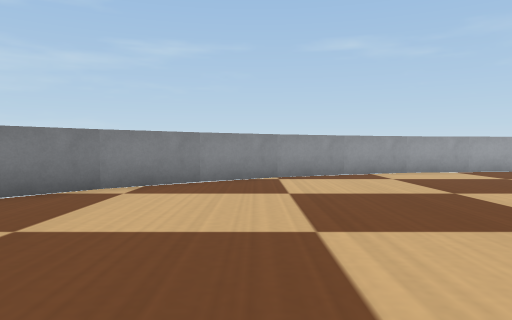
view 1 (above)

16 first-person views from a walk through a robot-simulator world made for Webots. The camera is 0.07 m above the floor, tilts 2° down and sees 70° across. The floor is counted in squares, 0.1 m on a side. Each view is taken from the middle of a square. On the plan, view 1 faces up. The plan holds only what a view shows up to about 11 squares ahead; the rest is blank. Robots are left out. Webots' stock objects and surfaces are drawn as simple stand-ins.

view 2
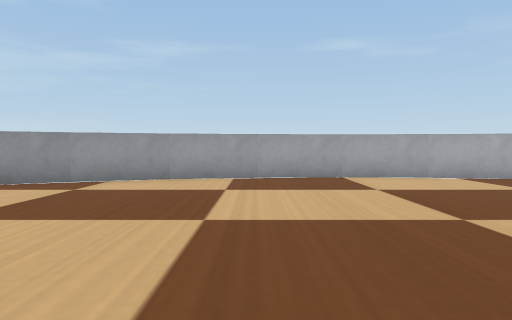

view 3
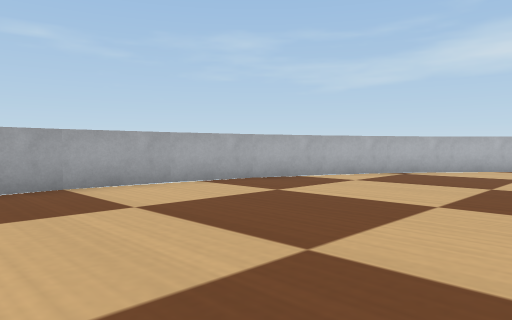

view 4
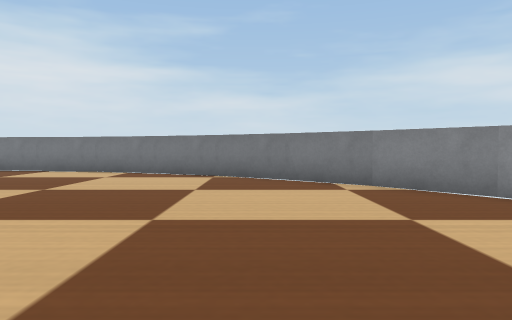

view 5
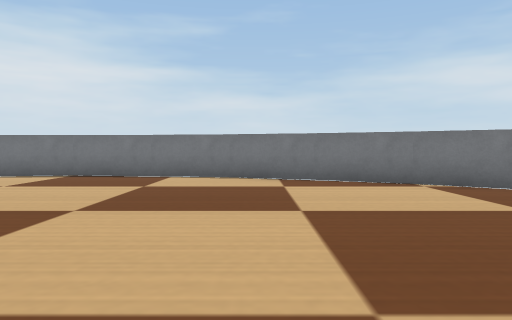

view 6
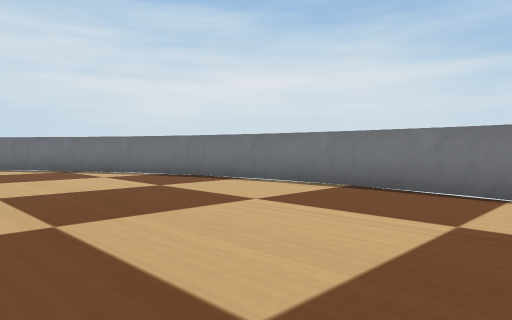

view 7
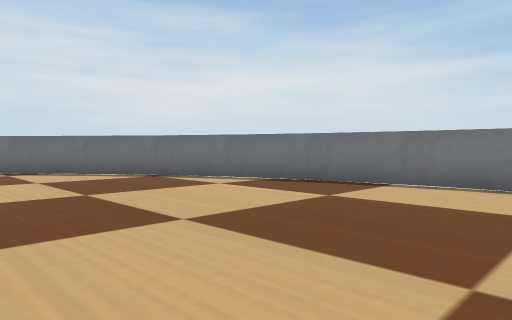

view 8
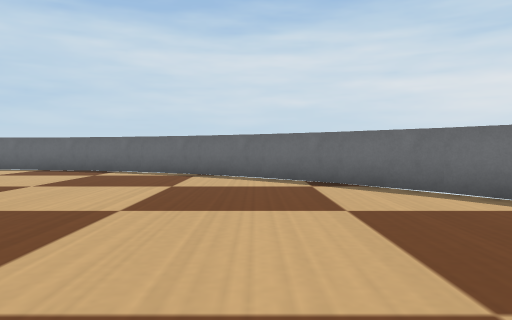

view 9
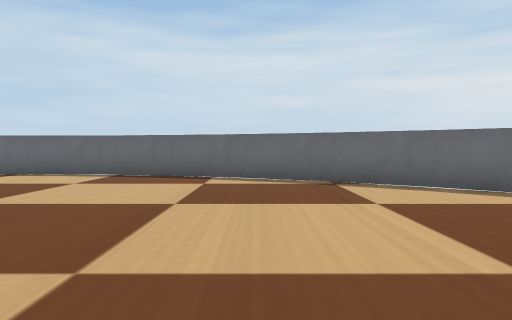

view 10
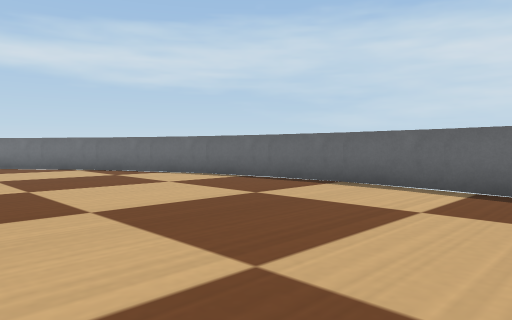

view 11
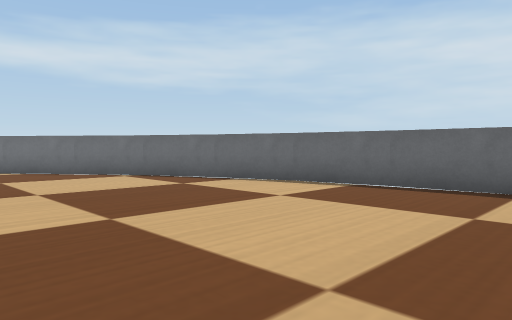

view 12
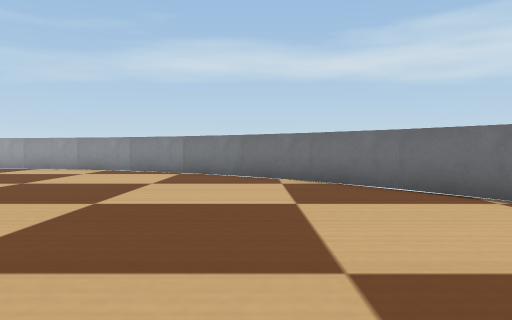

view 13
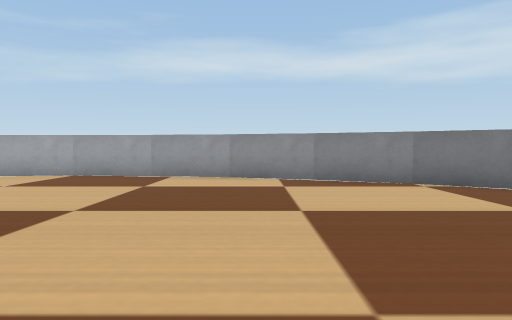

view 14
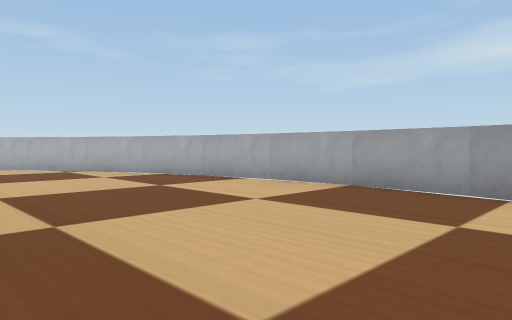

view 15
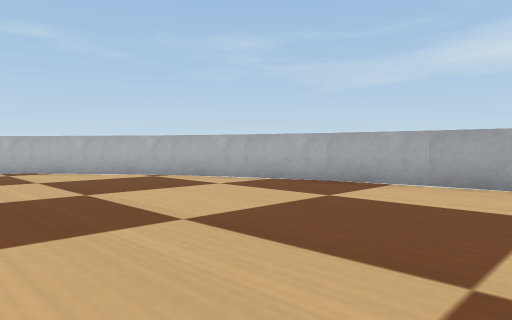

view 16
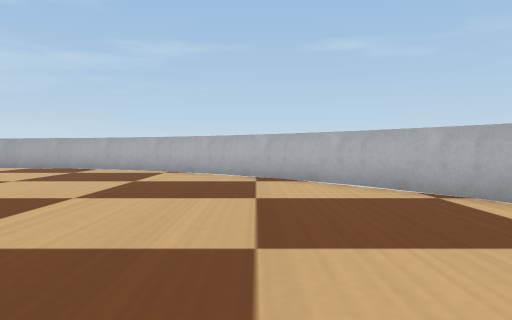

### Floor plan
Points are (right, up) in squares from view 1. A wall is a line through its corners. A room is listed if a view was taken in it or the views show most of it. See-through windows are left out.
Room 1 (views 1, 2, 3, 4, 5, 6, 7, 8, 9, 10, 11, 12, 13, 14, 15, 16)
walls: (8, 10.5) (6, 10.4); (4.2, 10) (2.2, 9.3); (13.8, 9.3) (11.9, 10); (2.4, 9.4) (0.5, 8.5) (-1.2, 7.3); (6.1, 10.4) (4, 10); (10, 10.4) (7.9, 10.5); (15.6, 8.4) (13.7, 9.4); (12, 10) (9.9, 10.4); (-2.6, 6.1) (-3.9, 4.6); (18.7, 6) (17.1, 7.4) (15.5, 8.5); (-1.1, 7.5) (-2.7, 6.1); (21, 2.9) (19.9, 4.7); (-4.9, 3.1) (-5.9, 1.2); (-3.9, 4.7) (-5.1, 2.9); (20, 4.6) (18.6, 6.2); (21.9, 1.2) (21, 3); (22.5, -0.7) (21.8, 1.3); (-5.9, 1.3) (-6.5, -0.6); (-6.5, -0.5) (-6.9, -2.6); (22.9, -2.6) (22.5, -0.6); (-6.9, -2.4) (-7, -4.5); (-7, -4.4) (-6.9, -6.5); (23, -4.6) (22.9, -2.4); (-6.9, -6.4) (-6.5, -8.5); (22.9, -6.5) (23, -4.5); (-6.5, -8.3) (-5.9, -10.2) (-5, -12); (-5, -11.9) (-3.9, -13.7); (21.9, -10.3) (22.5, -8.4) (22.9, -6.4); (19.8, -13.7) (21, -12); (21, -12.1) (21.9, -10.2); (-2.6, -15.1) (-1.1, -16.4); (18.6, -15.1) (19.9, -13.6); (-4, -13.6) (-2.6, -15.2); (17.1, -16.4) (18.7, -15); (2.2, -18.3) (4.2, -19); (-1.2, -16.4) (0.5, -17.5); (11.8, -19) (13.8, -18.3); (15.4, -17.6) (17.2, -16.4); (13.7, -18.4) (15.5, -17.5); (0.4, -17.5) (2.3, -18.4); (4.1, -19) (6.1, -19.4); (7.9, -19.5) (10, -19.4); (9.9, -19.4) (12, -19); (5.9, -19.4) (8.1, -19.5)

Positions as (right, up) in squares from view 1, and headings:
1: (0, 0), facing up
2: (6, 2), facing up
3: (6, 4), facing up-right
4: (4, 4), facing left
5: (2, 0), facing left
6: (-1, -1), facing down-left
7: (0, -4), facing down-left
8: (-1, -8), facing down
9: (2, -10), facing down
10: (4, -13), facing down-right
11: (7, -13), facing down-right
12: (11, -14), facing right
13: (14, -9), facing right
14: (17, -8), facing up-right
15: (16, -5), facing up-right
16: (18, -2), facing up
